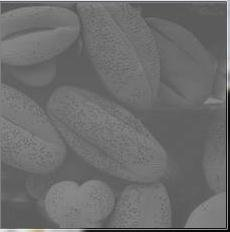
#> input picture low.jpg, 230 x 232 px
$ jupyter execute --allow-errors equlization.ipynb
#> lines starting #> are read from the running program, lines starting #| are printed output that depends on the picture
[cell 1]
import cv2
import numpy as np
from matplotlib import pyplot as plt

img1 = cv2.imread('low.jpg',0)
#> img1: shape (232, 230); min 0, max 242, mean 109.2
img2 = cv2.resize(img1,(256,256))
equ = cv2.equalizeHist(img2)
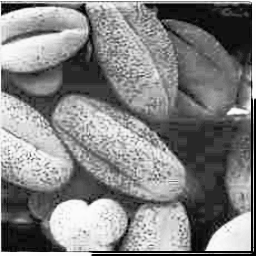
#> equ: shape (256, 256); min 0, max 255, mean 130.6
#stacking images side by side
res = np.hstack((img2,equ))
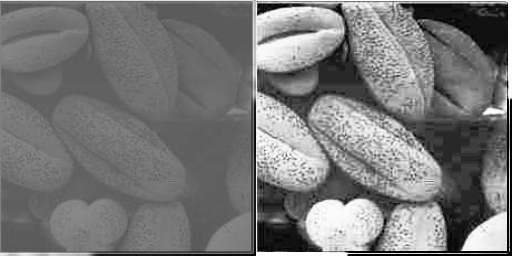
#> res: shape (256, 512); min 0, max 255, mean 119.9

cv2.imshow('res.png',res)
cv2.waitKey(0)
#> (the rest of this cell did not finish here and is left out)
